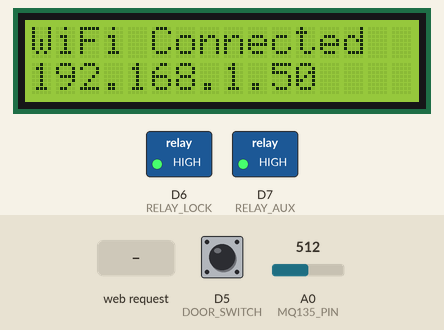
This sketch was run on a simulated ESP8266 (NodeMCU). On the bench: 16×2 character LCD, switched loads named in the sketch (green lamp = pin HIGH). The test bench sets the inputs (shaded band); at power-on: A0 (MQ135_PIN) = 512, D5 (DOOR_SWITCH) HIGH. WiFi joins after 1.5 s; servers stay silent unless stated; what the sketch prints to the serial monitor is not drawn.

Above: at 1.7 s.
At 4.8 s:
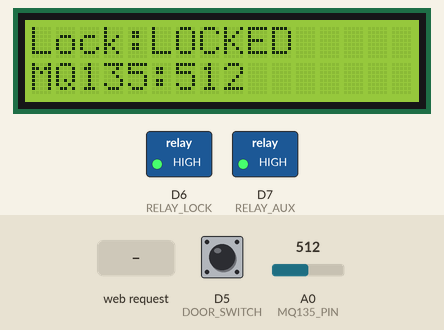
4.9 s: HTTP request GET /unlock received
At 5.41 s:
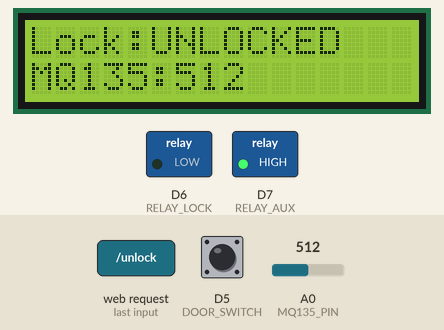
7.1 s: A0 (MQ135_PIN) set to 710
At 9.05 s:
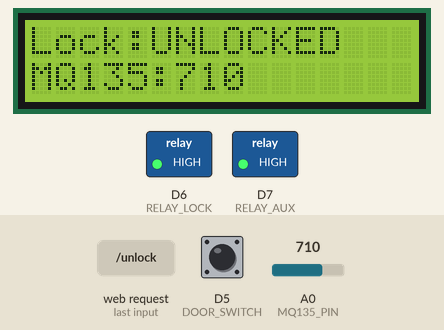
10.1 s: D5 (DOOR_SWITCH) pulled LOW for 0.15 s
10.8 s: A0 (MQ135_PIN) set to 290
At 11.4 s:
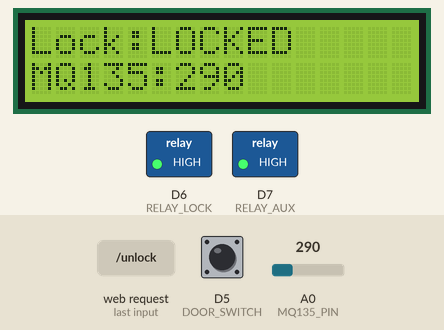
13.8 s: D5 (DOOR_SWITCH) pulled LOW for 1 s
15.4 s: A0 (MQ135_PIN) set to 306
At 15.91 s:
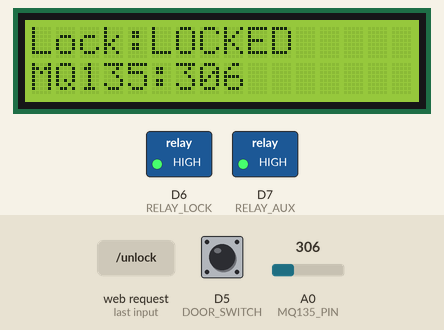
Timing chart, 0 to 18.4 s (numbered marks = the images above; inputs shaded):
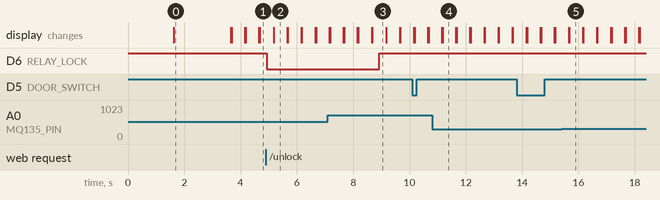

Measured:
- after the input at 4.9 s, D6 (RELAY_LOCK): HIGH → LOW at once; the display: changes after 0.28 s (image 2)
- after the input at 7.1 s, the display: first changes after 0.05 s (image 3 shows a later state)
- after the input at 10.8 s, the display: first changes after 0.35 s (image 4 shows a later state)
- after the input at 15.4 s, the display: first changes after 0.25 s (image 5 shows a later state)
- what the display in image 0 shows lasts 2.0 s, from 1.6 s to 3.6 s
- what the display in image 2 shows lasts 0.4 s, from 5.2 s to 5.6 s

The sketch:

CODE.ino
```cpp
/*
 * ============================================================
 * ESP8266 SMART HOME HUB
 * ============================================================
 *
 * Features:
 * - MQ135 Air Quality Monitoring
 * - Door Open/Closed Detection
 * - Electronic Door Lock Control
 * - Automatic Door Lock after 4 seconds
 * - Auxiliary Relay Control
 * - 16x2 I2C LCD Display
 * - Wi-Fi Web Dashboard
 * - Real-time JSON Status API
 *
 * Hardware:
 * - NodeMCU ESP8266
 * - MQ135 Air Quality Sensor
 * - Door/Magnetic Switch
 * - 2-Channel Relay Module
 * - 16x2 I2C LCD
 *
 * Pin Configuration:
 * MQ135       -> A0
 * Door Switch -> D5 (GPIO14)
 * Lock Relay  -> D6 (GPIO12)
 * Aux Relay   -> D7 (GPIO13)
 * I2C SDA     -> D2 (GPIO4)
 * I2C SCL     -> D1 (GPIO5)
 *
 * Author: Raj B
 * Project: ESP8266 Smart Home Hub
 * ============================================================
 */

#include <ESP8266WiFi.h>
#include <ESPAsyncTCP.h>
#include <ESPAsyncWebServer.h>
#include <Wire.h>
#include <LiquidCrystal_I2C.h>
#include <ArduinoJson.h>

// ============================================================
// Wi-Fi Configuration
// ============================================================
// IMPORTANT:
// Do NOT upload your real Wi-Fi credentials to GitHub.
//
// Replace these locally before uploading to ESP8266.
const char* ssid = "YOUR_WIFI_NAME";
const char* password = "YOUR_WIFI_PASSWORD";

// ============================================================
// Pin Definitions
// ============================================================

#define MQ135_PIN    A0

#define RELAY_LOCK   D6      // GPIO12 - Door lock relay
#define RELAY_AUX    D7      // GPIO13 - Auxiliary relay
#define DOOR_SWITCH  D5      // GPIO14 - Door switch

// ============================================================
// LCD Configuration
// ============================================================

LiquidCrystal_I2C lcd(0x27, 16, 2);

// ============================================================
// Web Server
// ============================================================

AsyncWebServer server(80);

// ============================================================
// System Variables
// ============================================================

bool auxState = false;
bool lockRelayActive = false;

unsigned long unlockTime = 0;

const unsigned long autoLockDelay = 4000;

unsigned long lastLCDUpdate = 0;
const unsigned long lcdInterval = 500;

// ============================================================
// Air Quality Functions
// ============================================================

String getAirQualityText(int value)
{
  if (value < 300)
    return "GOOD";

  if (value < 700)
    return "MODERATE";

  return "HAZARDOUS";
}

int getAirValue()
{
  return analogRead(MQ135_PIN);
}

// ============================================================
// Door Functions
// ============================================================

bool isDoorClosed()
{
  return digitalRead(DOOR_SWITCH) == LOW;
}

String getDoorStatus()
{
  return isDoorClosed() ? "CLOSED" : "OPEN";
}

// ============================================================
// Lock Functions
// ============================================================

String getLockStatus()
{
  return lockRelayActive ? "UNLOCKED" : "LOCKED";
}

void lockDoor()
{
  // Relay OFF = Door locked
  digitalWrite(RELAY_LOCK, HIGH);

  lockRelayActive = false;
}

void unlockDoor()
{
  // Relay ON = Door unlocked
  digitalWrite(RELAY_LOCK, LOW);

  lockRelayActive = true;
  unlockTime = millis();
}

// ============================================================
// Auxiliary Relay
// ============================================================

String getAuxStatus()
{
  return auxState ? "ON" : "OFF";
}

void toggleAuxRelay()
{
  auxState = !auxState;

  // Active LOW relay
  digitalWrite(RELAY_AUX, auxState ? LOW : HIGH);
}

// ============================================================
// LCD Display
// ============================================================

void updateLCD()
{
  int airValue = getAirValue();

  String airText = getAirQualityText(airValue);
  String doorText = getDoorStatus();
  String lockText = getLockStatus();

  // First screen
  lcd.clear();

  lcd.setCursor(0, 0);

  if (doorText == "OPEN")
    lcd.print("Door:OPEN");
  else
    lcd.print("Door:CLOSED");

  lcd.setCursor(0, 1);

  if (airText == "GOOD")
    lcd.print("Air:GOOD");

  else if (airText == "MODERATE")
    lcd.print("Air:MODERATE");

  else
    lcd.print("Air:HAZARDOUS");

  delay(5);

  // Second screen
  lcd.clear();

  lcd.setCursor(0, 0);
  lcd.print("Lock:");
  lcd.print(lockText);

  lcd.setCursor(0, 1);
  lcd.print("MQ135:");
  lcd.print(airValue);
}

// ============================================================
// Web Dashboard
// ============================================================

String webpage()
{
  String html = R"rawliteral(
<!DOCTYPE html>
<html lang="en">

<head>

<meta name="viewport"
      content="width=device-width, initial-scale=1">

<title>ESP8266 Smart Home Hub</title>

<style>

*{
  box-sizing:border-box;
  margin:0;
  padding:0;
  font-family:Arial,sans-serif;
}

body{
  background:linear-gradient(
    135deg,
    #0f172a,
    #1e293b,
    #334155
  );

  color:white;
  min-height:100vh;
  padding:20px;
}

.container{
  max-width:900px;
  margin:auto;
}

.title{
  text-align:center;
  margin-bottom:20px;
}

.title h1{
  font-size:32px;
  margin-bottom:8px;
}

.title p{
  color:#cbd5e1;
}

.grid{
  display:grid;
  grid-template-columns:
    repeat(auto-fit,minmax(240px,1fr));

  gap:18px;
}

.card{
  background:rgba(255,255,255,0.08);

  border:
    1px solid
    rgba(255,255,255,0.12);

  backdrop-filter:blur(10px);

  border-radius:20px;

  padding:20px;

  box-shadow:
    0 8px 25px
    rgba(0,0,0,0.25);

  transition:0.3s;
}

.card:hover{
  transform:translateY(-4px);
}

.card h2{
  font-size:20px;
  margin-bottom:15px;
}

.value{
  font-size:28px;
  font-weight:bold;
  margin:8px 0;
}

.sub{
  color:#cbd5e1;
  font-size:14px;
}

.status{
  display:inline-block;

  padding:8px 14px;

  border-radius:999px;

  font-weight:bold;

  margin-top:10px;

  font-size:14px;
}

.good{
  background:#14532d;
  color:#bbf7d0;
}

.moderate{
  background:#78350f;
  color:#fde68a;
}

.hazard{
  background:#7f1d1d;
  color:#fecaca;
}

.open{
  background:#991b1b;
  color:#fee2e2;
}

.closed{
  background:#166534;
  color:#dcfce7;
}

.btn-group{
  display:flex;
  flex-wrap:wrap;
  gap:10px;
  margin-top:15px;
}

button{
  border:none;
  outline:none;

  padding:12px 18px;

  border-radius:12px;

  font-size:15px;
  font-weight:bold;

  cursor:pointer;

  transition:0.25s;
}

button:hover{
  transform:scale(1.04);
  opacity:0.95;
}

.btn-primary{
  background:#22c55e;
  color:#052e16;
}

.btn-danger{
  background:#ef4444;
  color:white;
}

.btn-secondary{
  background:#38bdf8;
  color:#082f49;
}

.switch-box{
  margin-top:12px;

  display:flex;
  align-items:center;
  justify-content:space-between;

  gap:12px;

  background:
    rgba(255,255,255,0.05);

  border-radius:12px;

  padding:12px 14px;
}

.toggle{
  position:relative;

  width:64px;
  height:34px;
}

.toggle input{
  display:none;
}

.slider{
  position:absolute;
  inset:0;

  background:#64748b;

  border-radius:34px;

  transition:0.3s;
  cursor:pointer;
}

.slider:before{
  content:"";

  position:absolute;

  width:26px;
  height:26px;

  left:4px;
  top:4px;

  background:white;

  border-radius:50%;

  transition:0.3s;
}

input:checked + .slider{
  background:#22c55e;
}

input:checked + .slider:before{
  transform:translateX(30px);
}

.footer{
  text-align:center;

  color:#cbd5e1;

  margin-top:20px;

  font-size:14px;
}

</style>

</head>

<body>

<div class="container">

<div class="title">

<h1>ESP8266 Smart Home Hub</h1>

<p>
Live monitoring and door lock control
</p>

</div>


<div class="grid">


<!-- Air Quality -->

<div class="card">

<h2>Air Quality</h2>

<div
  class="value"
  id="airText">
  --
</div>

<div
  class="sub"
  id="airValue">
  MQ135 Value: --
</div>

<div
  class="status"
  id="airBadge">
  Waiting...
</div>

</div>


<!-- Door Status -->

<div class="card">

<h2>Door Status</h2>

<div
  class="value"
  id="doorText">
  --
</div>

<div class="sub">
Magnetic/limit switch feedback
</div>

<div
  class="status"
  id="doorBadge">
  Waiting...
</div>

</div>


<!-- Door Lock -->

<div class="card">

<h2>Lock Control</h2>

<div
  class="value"
  id="lockText">
  --
</div>

<div class="sub">
Switch to lock / unlock door
</div>


<div class="switch-box">

<span>
Door Lock Switch
</span>

<label class="toggle">

<input
  type="checkbox"
  id="lockSwitch"
  onchange="toggleLockSwitch()">

<span class="slider"></span>

</label>

</div>


<div class="btn-group">

<button
  class="btn-primary"
  onclick="unlockDoor()">
Unlock
</button>

<button
  class="btn-danger"
  onclick="lockDoor()">
Lock
</button>

</div>

</div>


<!-- Auxiliary Relay -->

<div class="card">

<h2>Aux Appliance</h2>

<div
  class="value"
  id="auxText">
  --
</div>

<div class="sub">
Relay controlled output
</div>

<div class="btn-group">

<button
  class="btn-secondary"
  onclick="toggleAux()">
Toggle Aux
</button>

</div>

</div>

</div>


<div class="footer">

ESP8266 Smart Home Hub •
Live data refresh every 1 second

</div>

</div>


<script>

async function unlockDoor(){

  await fetch('/unlock');

  updateData();

}


async function lockDoor(){

  await fetch('/lock');

  updateData();

}


async function toggleAux(){

  await fetch('/toggleAux');

  updateData();

}


async function toggleLockSwitch(){

  const sw =
    document.getElementById(
      'lockSwitch'
    );

  if(sw.checked){

    await fetch('/unlock');

  }else{

    await fetch('/lock');

  }

  updateData();

}


function setAirBadge(air){

  const badge =
    document.getElementById(
      "airBadge"
    );

  badge.className = "status";

  if(air === "GOOD"){

    badge.classList.add("good");

  }

  else if(air === "MODERATE"){

    badge.classList.add("moderate");

  }

  else{

    badge.classList.add("hazard");

  }

  badge.innerHTML = air;

}


function setDoorBadge(door){

  const badge =
    document.getElementById(
      "doorBadge"
    );

  badge.className = "status";

  if(door === "OPEN"){

    badge.classList.add("open");

  }

  else{

    badge.classList.add("closed");

  }

  badge.innerHTML = door;

}


async function updateData(){

  try{

    const response =
      await fetch('/status');

    const data =
      await response.json();


    document.getElementById(
      "airText"
    ).innerHTML = data.air;


    document.getElementById(
      "airValue"
    ).innerHTML =
      "MQ135 Value: "
      + data.airValue;


    document.getElementById(
      "doorText"
    ).innerHTML = data.door;


    document.getElementById(
      "lockText"
    ).innerHTML = data.lock;


    document.getElementById(
      "auxText"
    ).innerHTML = data.aux;


    setAirBadge(data.air);

    setDoorBadge(data.door);


    document.getElementById(
      "lockSwitch"
    ).checked =
      data.lock === "UNLOCKED";

  }

  catch(error){

    console.log(
      "Connection error:",
      error
    );

  }

}


setInterval(
  updateData,
  1000
);

updateData();

</script>

</body>

</html>
)rawliteral";

  return html;
}

// ============================================================
// SETUP
// ============================================================

void setup()
{
  Serial.begin(115200);

  // Configure pins
  pinMode(RELAY_LOCK, OUTPUT);
  pinMode(RELAY_AUX, OUTPUT);
  pinMode(DOOR_SWITCH, INPUT_PULLUP);

  // Initial safe states
  lockDoor();

  // Active LOW relay
  digitalWrite(RELAY_AUX, HIGH);

  // Initialize LCD
  lcd.init();
  lcd.backlight();

  lcd.setCursor(0, 0);
  lcd.print("Connecting WiFi");

  lcd.setCursor(0, 1);
  lcd.print("Please wait...");

  // Connect to Wi-Fi
  WiFi.begin(ssid, password);

  while (WiFi.status() != WL_CONNECTED)
  {
    delay(500);
    Serial.print(".");
  }

  Serial.println();

  Serial.println("WiFi Connected");

  Serial.print("IP Address: ");
  Serial.println(WiFi.localIP());

  // Show IP on LCD
  lcd.clear();

  lcd.setCursor(0, 0);
  lcd.print("WiFi Connected");

  lcd.setCursor(0, 1);
  lcd.print(WiFi.localIP());

  delay(2000);


  // ========================================================
  // Web Server Routes
  // ========================================================

  // Home page
  server.on(
    "/",
    HTTP_GET,
    [](AsyncWebServerRequest *request)
    {
      request->send(
        200,
        "text/html",
        webpage()
      );
    }
  );


  // Unlock door
  server.on(
    "/unlock",
    HTTP_GET,
    [](AsyncWebServerRequest *request)
    {
      unlockDoor();

      request->send(
        200,
        "text/plain",
        "Door Unlocked"
      );
    }
  );


  // Lock door
  server.on(
    "/lock",
    HTTP_GET,
    [](AsyncWebServerRequest *request)
    {
      lockDoor();

      request->send(
        200,
        "text/plain",
        "Door Locked"
      );
    }
  );


  // Toggle auxiliary relay
  server.on(
    "/toggleAux",
    HTTP_GET,
    [](AsyncWebServerRequest *request)
    {
      toggleAuxRelay();

      request->send(
        200,
        "text/plain",
        "Aux Toggled"
      );
    }
  );


  // JSON status API
  server.on(
    "/status",
    HTTP_GET,
    [](AsyncWebServerRequest *request)
    {
      int airValue = getAirValue();

      String airText =
        getAirQualityText(
          airValue
        );


      DynamicJsonDocument doc(256);

      doc["door"] =
        getDoorStatus();

      doc["lock"] =
        getLockStatus();

      doc["air"] =
        airText;

      doc["airValue"] =
        airValue;

      doc["aux"] =
        getAuxStatus();


      String json;

      serializeJson(
        doc,
        json
      );


      request->send(
        200,
        "application/json",
        json
      );
    }
  );


  // Start web server
  server.begin();

  Serial.println(
    "Web server started."
  );

  lcd.clear();
}

// ============================================================
// LOOP
// ============================================================

void loop()
{
  // Automatic door locking
  if (
    lockRelayActive &&
    (millis() - unlockTime >= autoLockDelay)
  )
  {
    lockDoor();
  }


  // LCD update
  if (
    millis() - lastLCDUpdate >=
    lcdInterval
  )
  {
    lastLCDUpdate = millis();

    updateLCD();
  }
}
```
